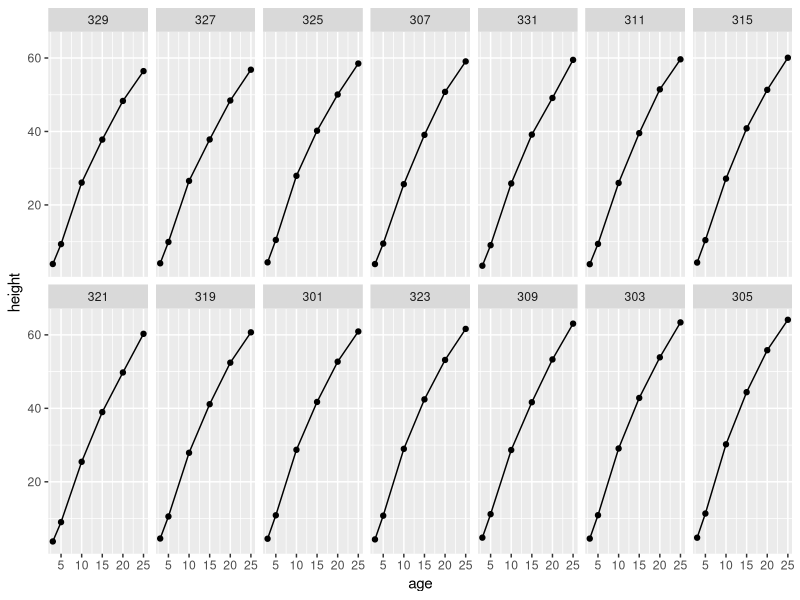
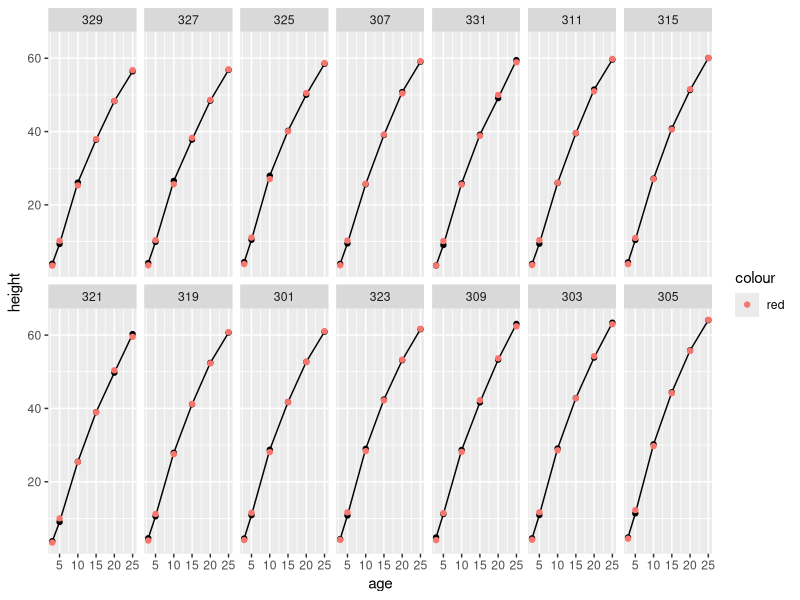
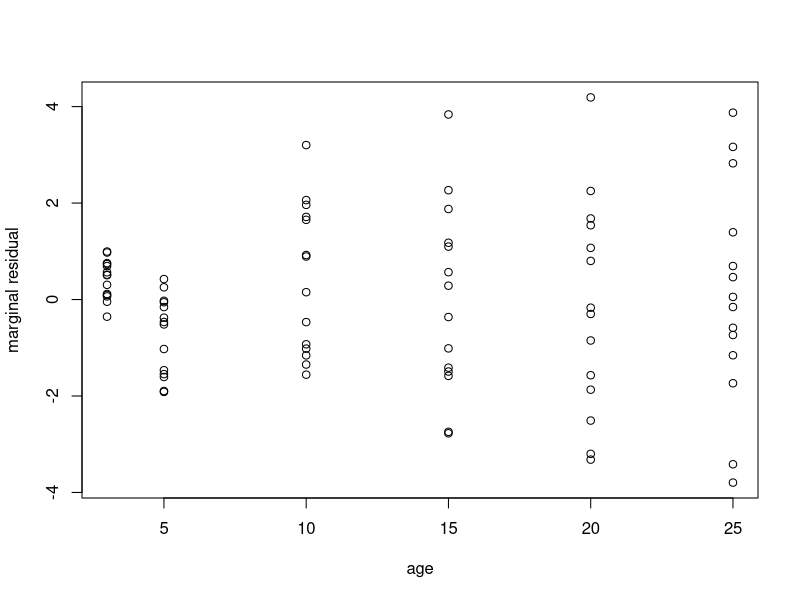
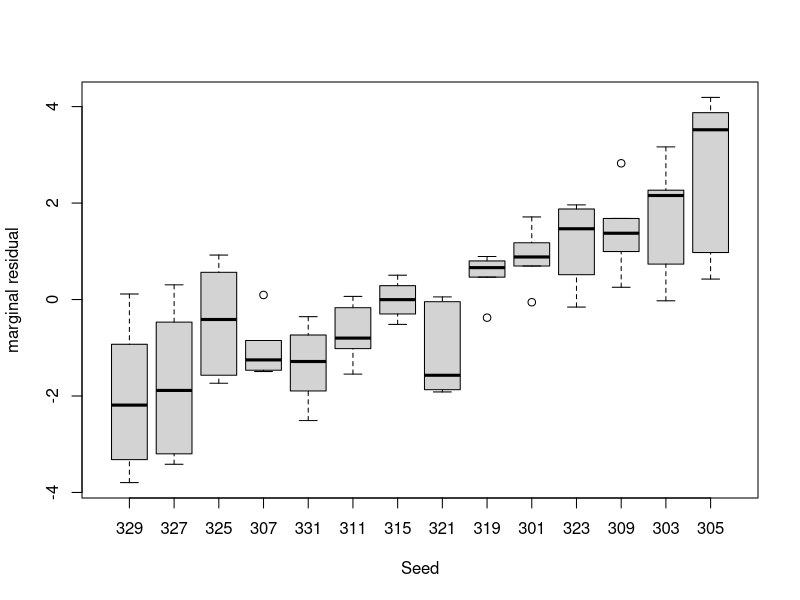
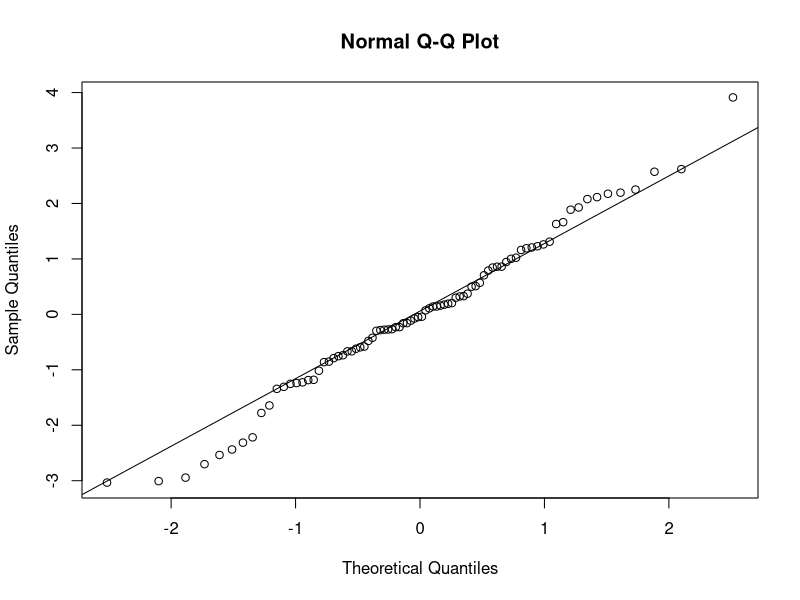

Recreate these plots in R, in order. (Note: this script raises an error after producing the figures.)
## ---- chunk 1
library(nlme)

# aggregated model
Mach.agg <- aggregate(score~Machine*Worker, data = Machines, FUN=mean)

m2 <- lm(score~Machine+Worker, data = Mach.agg)

anova(m2)

# full model with interaction
m0 <- lm(score~Machine*Worker, data = Machines)

anova(m0)

(142.18*3/10)/(33.29/36)
1-pf((142.18*3/10)/(33.29/36), 10, 36)

# additive model (no interaction)
m1 <- lm(score~Machine+Worker, data = Machines)

anova(m1)

anova(m1,m0)



## ---- chunk 2
library(nlme)
library(ggplot2)
head(Loblolly)
ggplot(data = Loblolly) + 
  geom_line(mapping = aes(x = age, y = height)) + 
  geom_point(mapping = aes(x = age, y = height)) + 
  facet_wrap(~ Seed, nrow = 2)

## ---- chunk 3
lmc <- lmeControl(niterEM=1000,msMaxIter=1000,msMaxEval=1000)

model1 <- lme(height ~ poly(age,3), data = Loblolly,
random = list(Seed = ~ poly(age,3)),
correlation = corAR1(form = ~ age|Seed), control = lmc)

summary(model1)
## ---- chunk 4
bdiag_m <- function(lmat) {
    ## Copyright (C) 2016 Martin Maechler, ETH Zurich
    if(!length(lmat)) return(new("dgCMatrix"))
    stopifnot(is.list(lmat), is.matrix(lmat[[1]]),
              (k <- (d <- dim(lmat[[1]]))[1]) == d[2], # k x k
              all(vapply(lmat, dim, integer(2)) == k)) # all of them
    N <- length(lmat)
    if(N * k > .Machine$integer.max)
        stop("resulting matrix too large; would be  M x M, with M=", N*k)
    M <- as.integer(N * k)
    ## result: an   M x M  matrix
    new("dgCMatrix", Dim = c(M,M),
        ## 'i :' maybe there's a faster way (w/o matrix indexing), but elegant?
        i = as.vector(matrix(0L:(M-1L), nrow=k)[, rep(seq_len(N), each=k)]),
        p = k * 0L:M,
        x = as.double(unlist(lmat, recursive=FALSE, use.names=FALSE)))
}
## ---- chunk 5
library(lme4)
model2lmer <- lmer(height ~ poly(age,3) + (poly(age,3) | Seed), data = Loblolly, control = lmerControl(optimizer="Nelder_Mead", optCtrl = list(maxfun = 100000), check.conv.grad = .makeCC("warning", tol = 0.71, relTol = NULL)))
Z <- model.matrix(model2lmer, type = 'random')
psi_i <- getVarCov(model1)
psi <- bdiag_m(list(psi_i,psi_i,psi_i,psi_i,psi_i,psi_i,psi_i,psi_i,psi_i,psi_i,psi_i,psi_i,psi_i,psi_i))
inv_psi <- solve(psi)
phi <- coef(model1$modelStruct$corStruct, unconstrained = FALSE)
L <- (summary(model1)$sigma^2)*diag(nrow(Loblolly))
for(i in 1:nrow(L)){
  for(j in nrow(L)){
    if(j==(i+1)||j==(i-1)){
      L[i,j] <- phi
    }
  }
}
invL <- solve(L)
A <- inv_psi+t(Z)%*%invL%*%Z
invA <- solve(A)
P<-invL-invL%*%Z%*%invA%*%t(Z)%*%invL
X <- model.matrix(model2lmer, type = 'fixed')
cov.beta.hat <- solve(t(X)%*%P%*%X)
Y <- Loblolly$height
beta.hat <- cov.beta.hat%*%t(X)%*%P%*%Y
beta.hat
cov.beta.hat
beta.hat / sqrt(diag(cov.beta.hat)) # t-values
1-pchisq(as.numeric((beta.hat / sqrt(diag(cov.beta.hat)))^2), 1) # rough p-values
1-pf(as.numeric((beta.hat / sqrt(diag(cov.beta.hat)))^2), 1, nrow(Loblolly)-4)
## ---- chunk 6
model2 <- lme(height ~ poly(age,3), data = Loblolly,
random = list(Seed = ~ poly(age,3)),
correlation = NULL, control = lmc)

summary(model2)
## ---- chunk 7
library(lme4)
model2lmer <- lmer(height ~ poly(age,3) + (poly(age,3) | Seed), data = Loblolly, control = lmerControl(optimizer="Nelder_Mead", optCtrl = list(maxfun = 100000), check.conv.grad = .makeCC("warning", tol = 0.71, relTol = NULL)))
summary(model2lmer)
## ---- chunk 8
Loblolly$fitted3 <- fitted(model2lmer)

ggplot(data = Loblolly) + 
  geom_line(mapping = aes(x = age, y = height)) + 
  geom_point(mapping = aes(x = age, y = height)) + 
  geom_point(mapping = aes(x = age, y = fitted3, color = 'red')) +
  facet_wrap(~ Seed, nrow = 2)


## ---- chunk 9


marginal.resids <- Loblolly$height - model.matrix(model2lmer, type = 'fixed')%*%fixef(model2lmer)

plot(Loblolly$age, marginal.resids, xlab = 'age', ylab = 'marginal residual')

plot(Loblolly$Seed, marginal.resids, xlab = 'Seed', ylab = 'marginal residual')

Pi <- as.matrix(P)[1:6,1:6]
cholPi <- chol(Pi)
standardized_resids <- rep(NA,84)
seed=1
for(i in 1:14){
  standardized_resids[(seed-1)*6+(1:6)] <- t(cholPi)%*%marginal.resids[(seed-1)*6+(1:6)]
  seed <- seed + 1
}
qqnorm(standardized_resids)
qqline(standardized_resids)
sum((diag(6) - standardized_resids[1:6]%*%t(standardized_resids[1:6]))^2)




## ---- chunk 10
anova(model1, model2)

model2ml <- lme(height ~ poly(age,3), data = Loblolly,
random = list(Seed = ~ poly(age,3)),
correlation = NULL, control = lmc, method = 'ML')
summary(model2ml)

model1ml <- lme(height ~ poly(age,3), data = Loblolly,
random = list(Seed = ~ poly(age,3)),
correlation = corAR1(form = ~ age|Seed), control = lmc, method = 'ML')

summary(model1ml)
anova(model1ml, model2ml)
## ---- chunk 11
summary(model2lmer)

library(lmerTest)
X <- poly(Loblolly$age,3)
Loblolly$linear <- X[,1]
Loblolly$quadratic <- X[,2]
Loblolly$cubic <- X[,3]
model2lmer <- lmer(height ~ linear+quadratic+cubic + (linear+quadratic+cubic | Seed), data = Loblolly, control = lmerControl(optimizer="Nelder_Mead", optCtrl = list(maxfun = 100000), check.conv.grad = .makeCC("warning", tol = 0.71, relTol = NULL)))
summary(model2lmer)

anova(model2lmer, type = 'III', ddf = 'lme4')
anova(model2lmer, type = 'III', ddf = 'Satt')
anova(model2lmer, type = 'III', ddf = 'Ken')

model3lmer <- lmer(height ~ linear+quadratic + (linear+quadratic | Seed), data = Loblolly)
summary(model3lmer)

anova(model3lmer, type = 'III', ddf = 'lme4')
anova(model3lmer, type = 'III', ddf = 'Satt')
anova(model3lmer, type = 'III', ddf = 'Ken')

anova(model3lmer, model2lmer)
## ---- chunk 12
fun <- function(model) summary(model)$coefficients[,1]
booted <- bootMer(model2lmer, fun, 100, type = 'parametric')

library(boot)
boot.ci(booted, conf = 0.95, type = 'basic', index = 1)
boot.ci(booted, conf = 0.95, type = 'basic', index = 2)
boot.ci(booted, conf = 0.95, type = 'basic', index = 3)
boot.ci(booted, conf = 0.95, type = 'basic', index = 4)
